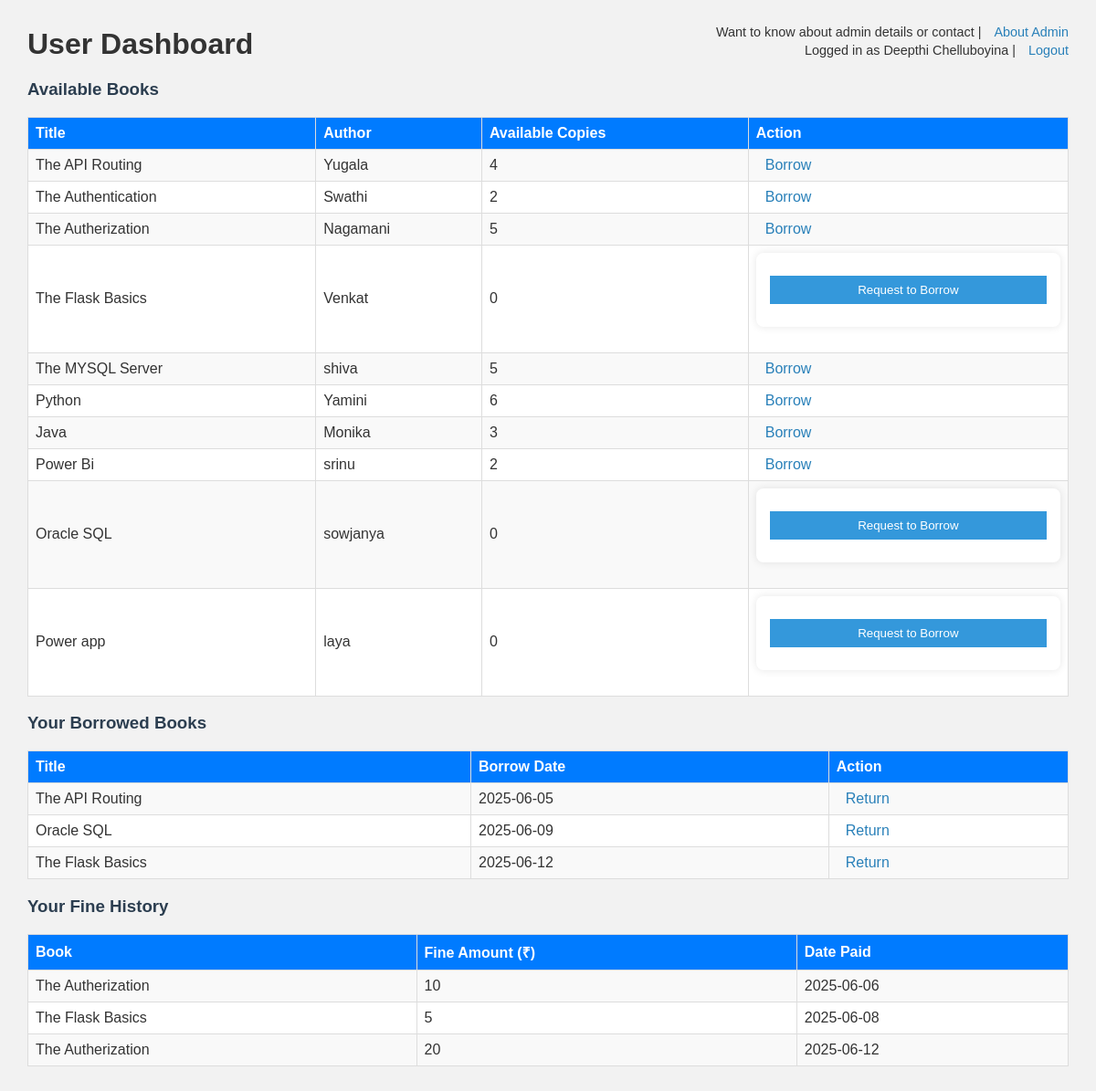
Page /user_dashboard (signed in) on the committed database.
### project2.py (models this page shows)
class User(db.Model):
    id = db.Column(db.Integer, primary_key=True)
    name = db.Column(db.String(100))
    role = db.Column(db.String(10))
    username = db.Column(db.String(80), unique=True)
    email = db.Column(db.String(100), unique=True)
    password = db.Column(db.String(200))

class Book(db.Model):
    id = db.Column(db.Integer, primary_key=True)
    title = db.Column(db.String(150))
    author = db.Column(db.String(100))
    total_copies = db.Column(db.Integer)
    available_copies = db.Column(db.Integer)

class Borrow(db.Model):
    id = db.Column(db.Integer, primary_key=True)
    user_id = db.Column(db.Integer, db.ForeignKey('user.id'))
    book_id = db.Column(db.Integer, db.ForeignKey('book.id'))
    borrow_date = db.Column(db.DateTime)
    user = db.relationship('User', backref='borrows')
    book = db.relationship('Book', backref='borrows')

class FineHistory(db.Model):
    id = db.Column(db.Integer, primary_key=True)
    user_id = db.Column(db.Integer, db.ForeignKey('user.id'))
    book_id = db.Column(db.Integer, db.ForeignKey('book.id'))
    fine_amount = db.Column(db.Integer)
    date_paid = db.Column(db.DateTime, default=datetime.now)
    user = db.relationship('User', backref='fines')
    book = db.relationship('Book', backref='fines')

### project2.py (the view)
@app.route('/user_dashboard')
@login_required
def user_dashboard():
    if session.get('role') != 'user':
        flash("Access denied.")
        return redirect(url_for('dashboard_redirect'))
    user = User.query.get(session['user_id'])
    books = Book.query.all()
    borrowed = Borrow.query.filter_by(user_id=user.id).all()
    fines = FineHistory.query.filter_by(user_id=user.id).all()
    book_count = len(books)
    return render_template('dashboard_user.html', user=user, books=books, book_count=book_count,
                           borrowed=borrowed, fines=fines)

### project2.py (called while the page is built)
def login_required(f):
    @wraps(f)
    def decorated(*args, **kwargs):
        if 'user_id' not in session:
            flash("Please login first.")
            return redirect(url_for('login'))
        return f(*args, **kwargs)
    return decorated

### templates/dashboard_user.html (shortened to what this page needs)
<!DOCTYPE html>
<html>
<head>
    <link rel="stylesheet" href="{{ url_for('static', filename='style.css') }}">
</head>
<body>
    <header>
    <h1>User Dashboard</h1>
    <div class="logout">
        Logged in as {{ user.name }} |
        <a href="{{ url_for('logout') }}">Logout</a>
    </div>
    <div class="about">
        Want to know about admin details or contact |
        <a href="{{ url_for('about') }}">About Admin</a>
    </div>
</header>
    <h3>Available Books</h3>
    <table border="1" cellpadding="10">
        <tr>
            <th>Title</th>
            <th>Author</th>
            <th>Available Copies</th>
            <th>Action</th>
        </tr>
        {% for book in books %}
        <tr>
            <td>{{ book.title }}</td>
            <td>{{ book.author }}</td>
            <td>{{ book.available_copies }}</td>
            <td>
                {% if book.available_copies > 0 %}
                    <a href="{{ url_for('borrow', book_id=book.id) }}">Borrow</a>
                {% else %}
                    <form method="POST" action="{{ url_for('request_waitlist', book_id=book.id) }}">
                        <button type="submit">Request to Borrow</button>
                    </form>
                {% endif %}
            </td>
        </tr>
        {% endfor %}
    </table>
    <h3>Your Borrowed Books</h3>
    <table border="1" cellpadding="10">
        <tr>
            <th>Title</th>
            <th>Borrow Date</th>
            <th>Action</th>
        </tr>
        {% for item in borrowed %}
        <tr>
            <td>{{ item.book.title }}</td>
            <td>{{ item.borrow_date.strftime('%Y-%m-%d') }}</td>
            <td><a href="{{ url_for('return_book', borrow_id=item.id) }}">Return</a></td>
        </tr>
        {% endfor %}
    </table>
   <h3>Your Fine History</h3>
    <table border="1" cellpadding="10">
    <tr>
        <th>Book</th>
        <th>Fine Amount (₹)</th>
        <th>Date Paid</th>
    </tr>
    {% for fine in fines %}
    <tr>
        <td>{{ fine.book.title }}</td>
        <td>{{ fine.fine_amount }}</td>
        <td>{{ fine.date_paid.strftime('%Y-%m-%d') }}</td>
    </tr>
    {% else %}
    <tr><td colspan="3">No fine records.</td></tr>
    {% endfor %}
</table>
</body>
</html>

### static/style.css (style rules this page uses)
body { font-family: Arial, sans-serif; margin: 30px; background-color: #f2f2f2; color: #333; }
h1 { margin-bottom: 20px; }
h2, h3 { color: #2c3e50; }
table { width: 100%; border-collapse: collapse; background-color: white; }
th, td { border: 1px solid #ddd; padding: 8px; text-align: left; }
th { background-color: #007bff; color: white; }
tr:nth-child(even) { background-color: #f9f9f9; }
.logout { float: right; font-size: 0.9rem; margin-top: -40px; }
.about { float: right; font-size: 0.9rem; margin-top: -60px; }
form { margin-bottom: 20px; padding: 15px; background-color: white; border-radius: 8px; max-width: 400px; box-shadow: 0 0 10px rgba(0, 0, 0, 0.1); }
input, select, button { display: block; width: 100%; padding: 8px; margin: 10px 0; box-sizing: border-box; }
button { background-color: #3498db; color: white; border: none; cursor: pointer; }
a { color: #2980b9; text-decoration: none; margin-left: 10px; }

### rows in the picture
User: name "Deepthi Chelluboyina"
Book: title "The API Routing", author "Yugala", available_copies "4"
Book: title "The Authentication", author "Swathi", available_copies "2"
Book: title "The Autherization", author "Nagamani", available_copies "5"
Book: title "The Flask Basics", author "Venkat", available_copies "0"
Book: title "The MYSQL Server", author "shiva", available_copies "5"
Book: title "Python", author "Yamini", available_copies "6"
Book: title "Java", author "Monika", available_copies "3"
Book: title "Power Bi", author "srinu", available_copies "2"
Book: title "Oracle SQL", author "sowjanya", available_copies "0"
Book: title "Power app", author "laya", available_copies "0"
Borrow: book "The API Routing", borrow_date "2025-06-05"
Borrow: book "Oracle SQL", borrow_date "2025-06-09"
Borrow: book "The Flask Basics", borrow_date "2025-06-12"
FineHistory: book "The Autherization", fine_amount "10", date_paid "2025-06-06"
FineHistory: book "The Flask Basics", fine_amount "5", date_paid "2025-06-08"
FineHistory: book "The Autherization", fine_amount "20", date_paid "2025-06-12"
